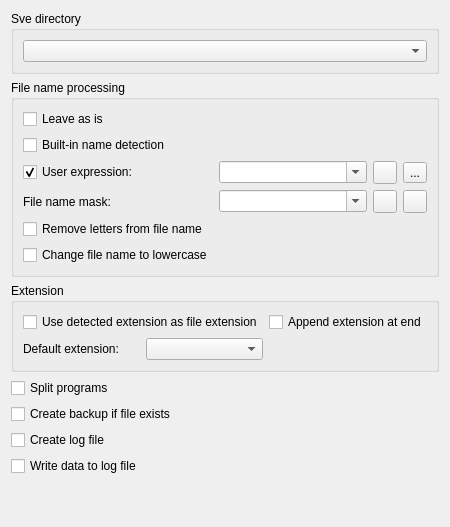
     <widget class="QWidget" name="autoSaveTab">
      <attribute name="title">
       <string>Download from machine</string>
      </attribute>
      <layout class="QVBoxLayout" name="verticalLayout_3">
       <item>
        <widget class="QGroupBox" name="groupBox">
         <property name="title">
          <string>Sve directory</string>
         </property>
         <layout class="QGridLayout" name="gridLayout_3">
          <item row="0" column="0">
           <widget class="QComboBox" name="saveDirComboBox">
            <property name="sizePolicy">
             <sizepolicy hsizetype="MinimumExpanding" vsizetype="Fixed">
              <horstretch>0</horstretch>
              <verstretch>0</verstretch>
             </sizepolicy>
            </property>
            <property name="toolTip">
             <string>&lt;html&gt;&lt;head/&gt;&lt;body&gt;&lt;p&gt;Directory for files downloaded from machine&lt;/p&gt;&lt;p&gt;Relative to machine directory.&lt;/p&gt;&lt;p&gt;If empty machine directory will be used.&lt;/p&gt;&lt;/body&gt;&lt;/html&gt;</string>
            </property>
           </widget>
          </item>
         </layout>
        </widget>
       </item>
       <item>
        <widget class="QGroupBox" name="fileNameGroupBox">
         <property name="title">
          <string>File name processing</string>
         </property>
         <layout class="QGridLayout" name="gridLayout_18">
          <item row="2" column="0">
           <layout class="QGridLayout" name="gridLayout_14">
            <item row="0" column="0">
             <widget class="QCheckBox" name="leaveAsIsCheckBox">
              <property name="toolTip">
               <string>&lt;html&gt;&lt;head/&gt;&lt;body&gt;&lt;p&gt;If checked, filename of program to save will be taken from program name eg O0051, :1246, %MPF456, %_N_PR25475002_MPF, $O0004.MIN%... &lt;/p&gt;&lt;p&gt;If filename will be empty (not found) user definied regular expression will be used. If not found date-time code will be uased as filename. &lt;/p&gt;&lt;p&gt;&lt;br/&gt;&lt;/p&gt;&lt;p&gt;If checked, user definied regular expression will be used first, if not found name of program will be used and if not found date-code.&lt;/p&gt;&lt;p&gt;&lt;br/&gt;&lt;/p&gt;&lt;/body&gt;&lt;/html&gt;</string>
              </property>
              <property name="text">
               <string>Leave as is</string>
              </property>
              <property name="checked">
               <bool>false</bool>
              </property>
              <property name="autoExclusive">
               <bool>true</bool>
              </property>
             </widget>
            </item>
            <item row="2" column="1">
             <widget class="QComboBox" name="fileNameExpASComboBox">
              <property name="toolTip">
               <string>User defined regular expression to find filename in program.</string>
              </property>
              <property name="editable">
               <bool>true</bool>
              </property>
              <property name="maxCount">
               <number>64</number>
              </property>
             </widget>
            </item>
            <item row="2" column="2">
             <widget class="QToolButton" name="addFileNameButton">
              <property name="toolTip">
               <string>Add to the list</string>
              </property>
              <property name="text">
               <string/>
              </property>
              <property name="icon">
               <iconset resource="../application.qrc">
                <normaloff>:/images/add.svg</normaloff>:/images/add.svg</iconset>
              </property>
             </widget>
            </item>
            <item row="4" column="0">
             <widget class="QCheckBox" name="removeLettersCheckBox">
              <property name="toolTip">
               <string>Letters in detected filename will be removed (only digits will be left).
If in result filename becomes empty, version with letters will be used.</string>
              </property>
              <property name="text">
               <string>Remove letters from file name</string>
              </property>
             </widget>
            </item>
            <item row="2" column="0">
             <widget class="QCheckBox" name="userExpCheckBox">
              <property name="text">
               <string>User expression:</string>
              </property>
              <property name="checked">
               <bool>true</bool>
              </property>
              <property name="autoExclusive">
               <bool>true</bool>
              </property>
             </widget>
            </item>
            <item row="2" column="3">
             <widget class="QToolButton" name="removeFileNameButton">
              <property name="toolTip">
               <string>Delete from the list</string>
              </property>
              <property name="text">
               <string>...</string>
              </property>
              <property name="icon">
               <iconset resource="../application.qrc">
                <normaloff>:/images/list-remove.svg</normaloff>:/images/list-remove.svg</iconset>
              </property>
             </widget>
            </item>
            <item row="5" column="0">
             <widget class="QCheckBox" name="fileNameLowerCaseCheckBox">
              <property name="toolTip">
               <string>Filename extracted from Caller program will be changed to lowercase characters (maybe important if your OS is case sensitive).</string>
              </property>
              <property name="text">
               <string>Change file name to lowercase</string>
              </property>
             </widget>
            </item>
            <item row="3" column="0">
             <widget class="QLabel" name="label_24">
              <property name="text">
               <string>File name mask:</string>
              </property>
             </widget>
            </item>
            <item row="3" column="3">
             <widget class="QToolButton" name="removeMaskButton">
              <property name="toolTip">
               <string>Delete from the list</string>
              </property>
              <property name="text">
               <string/>
              </property>
              <property name="icon">
               <iconset resource="../application.qrc">
                <normaloff>:/images/list-remove.svg</normaloff>:/images/list-remove.svg</iconset>
              </property>
             </widget>
            </item>
            <item row="3" column="1">
             <widget class="QComboBox" name="fileNameMaskComboBox">
              <property name="toolTip">
               <string>&lt;!DOCTYPE HTML PUBLIC &quot;-//W3C//DTD HTML 4.0//EN&quot; &quot;http://www.w3.org/TR/REC-html40/strict.dtd&quot;&gt;
&lt;html&gt;&lt;head&gt;&lt;meta name=&quot;qrichtext&quot; content=&quot;1&quot; /&gt;&lt;style type=&quot;text/css&quot;&gt;
p, li { white-space: pre-wrap; }
&lt;/style&gt;&lt;/head&gt;&lt;body style=&quot; font-family:'MS Shell Dlg 2'; font-size:8pt; font-weight:400; font-style:normal;&quot;&gt;
&lt;p style=&quot; margin-top:0px; margin-bottom:0px; margin-left:0px; margin-right:0px; -qt-block-indent:0; text-indent:0px;&quot;&gt;&lt;span style=&quot; font-family:'Sans Serif'; font-size:9pt;&quot;&gt;This field contains file name mask used to modify file name extracted from caller program.&lt;/span&gt;&lt;/p&gt;
&lt;p style=&quot;-qt-paragraph-type:empty; margin-top:0px; margin-bottom:0px; margin-left:0px; margin-right:0px; -qt-block-indent:0; text-indent:0px; font-family:'Sans Serif'; font-size:9pt;&quot;&gt;&lt;br /&gt;&lt;/p&gt;
&lt;p style=&quot; margin-top:0px; margin-bottom:0px; margin-left:0px; margin-right:0px; -qt-block-indent:0; text-indent:0px;&quot;&gt;&lt;span style=&quot; font-family:'Sans Serif'; font-size:9pt;&quot;&gt;Allowed characters are letters, digits, undescore, dot, and $ followed by digits.&lt;/span&gt;&lt;/p&gt;
&lt;p style=&quot; margin-top:0px; margin-bottom:0px; margin-left:0px; margin-right:0px; -qt-block-indent:0; text-indent:0px;&quot;&gt;&lt;span style=&quot; font-family:'Sans Serif'; font-size:9pt;&quot;&gt;$1 is replaced by first character from extracted file name&lt;/span&gt;&lt;/p&gt;
&lt;p style=&quot; margin-top:0px; margin-bottom:0px; margin-left:0px; margin-right:0px; -qt-block-indent:0; text-indent:0px;&quot;&gt;&lt;span style=&quot; font-family:'Sans Serif'; font-size:9pt;&quot;&gt;$3 is replaced by third character from file name&lt;/span&gt;&lt;/p&gt;
&lt;p style=&quot; margin-top:0px; margin-bottom:0px; margin-left:0px; margin-right:0px; -qt-block-indent:0; text-indent:0px;&quot;&gt;&lt;span style=&quot; font-family:'Sans Serif'; font-size:9pt;&quot;&gt;...&lt;/span&gt;&lt;/p&gt;
&lt;p style=&quot;-qt-paragraph-type:empty; margin-top:0px; margin-bottom:0px; margin-left:0px; margin-right:0px; -qt-block-indent:0; text-indent:0px; font-family:'Sans Serif'; font-size:9pt;&quot;&gt;&lt;br /&gt;&lt;/p&gt;
&lt;p style=&quot; margin-top:0px; margin-bottom:0px; margin-left:0px; margin-right:0px; -qt-block-indent:0; text-indent:0px;&quot;&gt;&lt;span style=&quot; font-family:'Sans Serif'; font-size:9pt;&quot;&gt;Example:&lt;/span&gt;&lt;/p&gt;
&lt;p style=&quot; margin-top:0px; margin-bottom:0px; margin-left:0px; margin-right:0px; -qt-block-indent:0; text-indent:0px;&quot;&gt;&lt;span style=&quot; font-family:'Sans Serif'; font-size:9pt;&quot;&gt;Extracted file nane: (O1234.NC)&lt;/span&gt;&lt;/p&gt;
&lt;p style=&quot; margin-top:0px; margin-bottom:0px; margin-left:0px; margin-right:0px; -qt-block-indent:0; text-indent:0px;&quot;&gt;&lt;span style=&quot; font-family:'Sans Serif'; font-size:9pt;&quot;&gt;File name mask: TEST$6$5$4$3.$8E&lt;/span&gt;&lt;/p&gt;
&lt;p style=&quot; margin-top:0px; margin-bottom:0px; margin-left:0px; margin-right:0px; -qt-block-indent:0; text-indent:0px;&quot;&gt;&lt;span style=&quot; font-family:'Sans Serif'; font-size:9pt;&quot;&gt;Result: TEST4321.NE &lt;/span&gt;&lt;/p&gt;&lt;/body&gt;&lt;/html&gt;</string>
              </property>
              <property name="editable">
               <bool>true</bool>
              </property>
              <property name="maxCount">
               <number>64</number>
              </property>
             </widget>
            </item>
            <item row="3" column="2">
             <widget class="QToolButton" name="addMaskButton">
              <property name="toolTip">
               <string>Add to the list</string>
              </property>
              <property name="text">
               <string/>
              </property>
              <property name="icon">
               <iconset resource="../application.qrc">
                <normaloff>:/images/add.svg</normaloff>:/images/add.svg</iconset>
              </property>
             </widget>
            </item>
            <item row="1" column="0">
             <widget class="QCheckBox" name="detectFormFileNameCheckBox">
              <property name="toolTip">
               <string>&lt;html&gt;&lt;head/&gt;&lt;body&gt;&lt;p&gt;If checked, filename of program to save will be taken from program name eg O0051, :1246, %MPF456, %_N_PR25475002_MPF, $O0004.MIN%... &lt;/p&gt;&lt;p&gt;If filename will be empty (not found) user definied regular expression will be used. If not found date-time code will be uased as filename. &lt;/p&gt;&lt;p&gt;&lt;br/&gt;&lt;/p&gt;&lt;p&gt;If checked, user definied regular expression will be used first, if not found name of program will be used and if not found date-code.&lt;/p&gt;&lt;p&gt;&lt;br/&gt;&lt;/p&gt;&lt;/body&gt;&lt;/html&gt;</string>
              </property>
              <property name="text">
               <string>Built-in name detection</string>
              </property>
              <property name="checked">
               <bool>false</bool>
              </property>
              <property name="autoExclusive">
               <bool>true</bool>
              </property>
             </widget>
            </item>
           </layout>
          </item>
         </layout>
        </widget>
       </item>
       <item>
        <widget class="QGroupBox" name="groupBox_5">
         <property name="title">
          <string>Extension </string>
         </property>
         <layout class="QGridLayout" name="gridLayout_17">
          <item row="0" column="1">
           <widget class="QCheckBox" name="useAsExtCheckBox">
            <property name="toolTip">
             <string>If detected file name contains &quot;extension&quot; (eg MPF in %_N_PR25475002_MPF, MIN in $O0004.MIN% or MPF in %MPF456...) it will be used as extension of saved file.
Setting &quot;file extension&quot; will be ignored.</string>
            </property>
            <property name="text">
             <string>Use detected extension as file extension</string>
            </property>
            <property name="checked">
             <bool>false</bool>
            </property>
            <property name="autoExclusive">
             <bool>false</bool>
            </property>
           </widget>
          </item>
          <item row="1" column="1">
           <layout class="QHBoxLayout" name="horizontalLayout_7">
            <item>
             <widget class="QLabel" name="label_21">
              <property name="text">
               <string>Default extension:</string>
              </property>
             </widget>
            </item>
            <item>
             <widget class="QComboBox" name="saveExtComboBox">
              <property name="toolTip">
               <string>Extension of saved file</string>
              </property>
              <property name="editable">
               <bool>false</bool>
              </property>
              <property name="currentText">
               <string/>
              </property>
              <property name="duplicatesEnabled">
               <bool>false</bool>
              </property>
             </widget>
            </item>
           </layout>
          </item>
          <item row="0" column="2">
           <widget class="QCheckBox" name="appendExtCheckBox">
            <property name="toolTip">
             <string>If detected file name contains &quot;extension&quot; (eg MPF in %_N_PR25475002_MPF, MIN in $O0004.MIN% or MPF in  %MPF456...) it will be used as part of filename. At end of the filename after character '_'  (eg O0004_MIN.nc).
Selected file extension will be used.</string>
            </property>
            <property name="text">
             <string>Append extension at end</string>
            </property>
            <property name="autoExclusive">
             <bool>false</bool>
            </property>
           </widget>
          </item>
         </layout>
        </widget>
       </item>
       <item>
        <widget class="QCheckBox" name="splitProgramsCheckBox">
         <property name="toolTip">
          <string>If received data will contain more than one CNC program, they will be saved in independent files
This setting can cause data loss if detection of filename fails.</string>
         </property>
         <property name="text">
          <string>Split programs</string>
         </property>
        </widget>
       </item>
       <item>
        <widget class="QCheckBox" name="renameCheckBox">
         <property name="toolTip">
          <string>If save path will already contain a file, old file will be renamed to *.bak</string>
         </property>
         <property name="text">
          <string>Create backup if file exists</string>
         </property>
        </widget>
       </item>
       <item>
        <widget class="QCheckBox" name="logFileCheckBox">
         <property name="toolTip">
          <string>Save debug information to log file:
&quot;Save path&quot; &quot;settings name&quot;_serial_log.txt</string>
         </property>
         <property name="text">
          <string>Create log file</string>
         </property>
        </widget>
       </item>
       <item>
        <widget class="QCheckBox" name="logDataCheckBox">
         <property name="text">
          <string>Write data to log file</string>
         </property>
        </widget>
       </item>
       <item>
        <spacer name="verticalSpacer_4">
         <property name="orientation">
          <enum>Qt::Vertical</enum>
         </property>
         <property name="sizeHint" stdset="0">
          <size>
           <width>20</width>
           <height>40</height>
          </size>
         </property>
        </spacer>
       </item>
      </layout>
     </widget>
